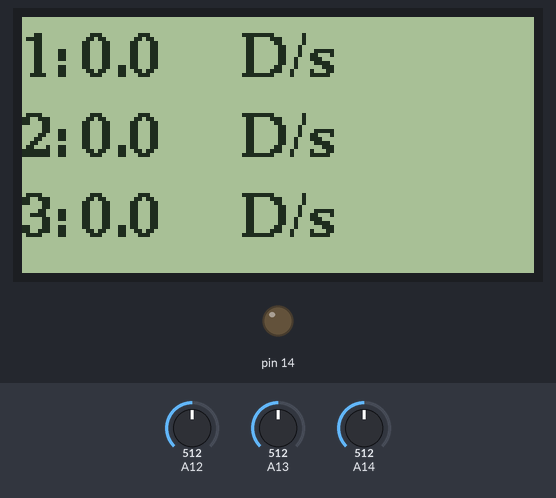
Bench run of a program on a simulated Arduino Mega 2560, built with avr-gcc and run on an emulated ATmega2560. Shown: 128×64 one-colour display, output pins drawn as LEDs (lit = HIGH). The inputs (shaded band) are chosen by the test bench; at power-on: A12 = 512, A13 = 512, A14 = 512.

Above: at 1.2 s.
1.3 s: A12 set to 490
At 2.0 s:
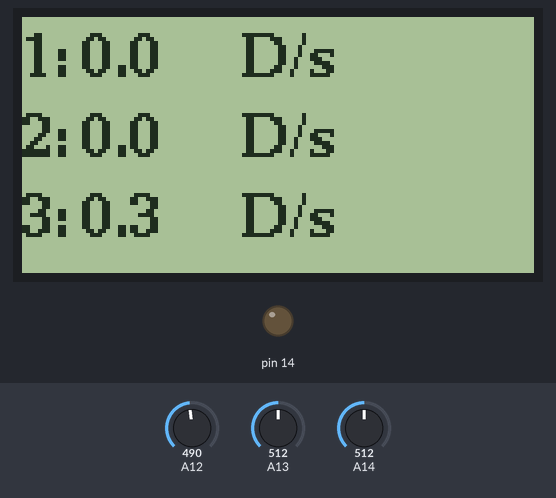
3.0 s: A13 set to 490
At 4.3 s:
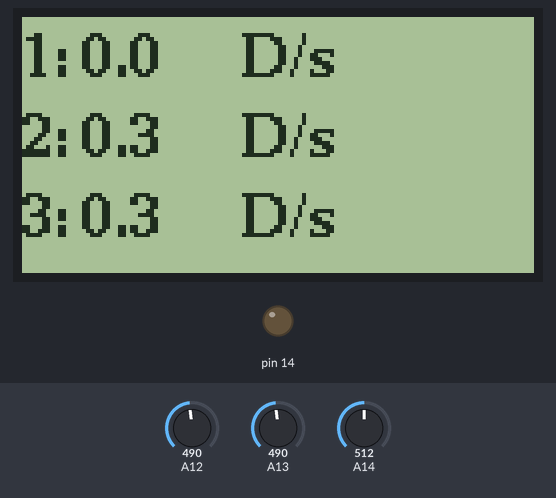
6.0 s: A14 set to 490
At 7.0 s:
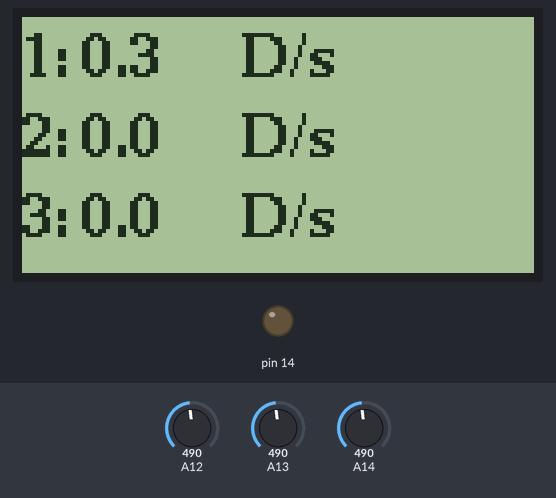
Timing chart, 0 to 9.0 s (numbered marks = the images above; inputs shaded):
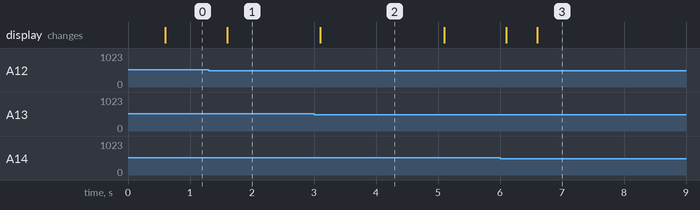

Measured:
- after the input at 1.3 s, the display: changes after 0.30 s (image 1)
- after the input at 3.0 s, the display: changes after 0.10 s (image 2)
- after the input at 6.0 s, the display: first changes after 0.10 s (image 3 shows a later state)
- what the display in image 2 shows lasts 2.0 s, from 3.1 s to 5.1 s

The program:

main.cpp
```cpp
#include <HardwareSerial.h>
#include "Arduino.h"
#include "MsTimer2.h"
#include "U8g2lib.h"
#include "DropletCounter.h"

#define TRIGGER_THRESHOLD 500 // 液滴触发阈值
#define SAMPLING_DURATION 3000   // 取样时长，单位：ms
#define MAX_TIMESTAMPS 100   // 最大时间戳数量，同时代表取样时长内最大可记录液滴数
#define DISPLAY_REFRESH_INTERVAL 500 // 显示屏刷新间隔，单位：ms

unsigned long current_millis;
U8G2_ST7920_128X64_F_SW_SPI lcd(U8G2_R0, 13, 12, 11, 15);  //屏幕初始化
DropletCounter sensor1(MAX_TIMESTAMPS, SAMPLING_DURATION, TRIGGER_THRESHOLD, A14);
DropletCounter sensor2(MAX_TIMESTAMPS, SAMPLING_DURATION, TRIGGER_THRESHOLD, A13);
DropletCounter sensor3(MAX_TIMESTAMPS, SAMPLING_DURATION, TRIGGER_THRESHOLD, A12);

void update_display() {

    sensor1.calculate(current_millis);
    sensor2.calculate(current_millis);
    sensor3.calculate(current_millis);

    lcd.firstPage();
    do {
        lcd.setFont(u8g2_font_ncenB10_tr);
        sensor1.draw(&lcd, 15, "1:");
        sensor2.draw(&lcd, 35, "2:");
        sensor3.draw(&lcd, 55, "3:");
    } while (lcd.nextPage());
}

void setup() {
    Serial.begin(9600);
    pinMode(14, OUTPUT);

    MsTimer2::set(DISPLAY_REFRESH_INTERVAL, update_display);

    lcd.begin();
    MsTimer2::start();
}

void loop() {
    current_millis = millis();
    sensor1.update(current_millis);
    sensor2.update(current_millis);
    sensor3.update(current_millis);
}
```
